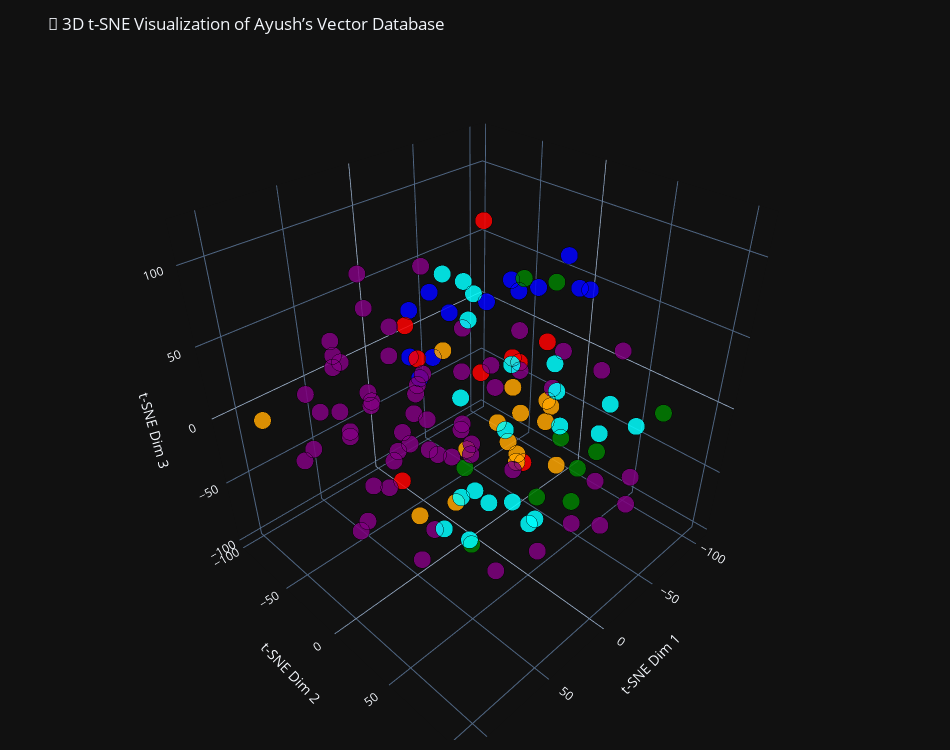

Write notebook code for a chart like this one.
### Code cell
from sklearn.manifold import TSNE
import plotly.graph_objects as go
import numpy as np

# --- SAFETY FIX: perplexity must be < num_samples ---
perplexity = min(30, len(vectors) - 1)

# --- 3D TSNE ---
tsne = TSNE(
    n_components=3,
    random_state=42,
    perplexity=perplexity,
    init="pca",
    learning_rate="auto"
)

reduced_vectors = tsne.fit_transform(vectors)

# --- Hover text with type + preview ---
hover_texts = [
    f"<b>Type:</b> {t}<br><b>Source:</b> {m.get('source','')}<br><br>{d[:150]}..."
    for t, m, d in zip(doc_types, metadatas, documents)
]

# --- 3D Scatter Plot ---
fig = go.Figure(data=[
    go.Scatter3d(
        x=reduced_vectors[:, 0],
        y=reduced_vectors[:, 1],
        z=reduced_vectors[:, 2],
        mode='markers',
        marker=dict(
            size=6,
            color=colors,
            opacity=0.85,
            line=dict(width=0.5, color="black")
        ),
        text=hover_texts,
        hoverinfo='text'
    )
])

fig.update_layout(
    title="🌌 3D t-SNE Visualization of Ayush’s Vector Database",
    scene=dict(
        xaxis_title="t-SNE Dim 1",
        yaxis_title="t-SNE Dim 2",
        zaxis_title="t-SNE Dim 3",
    ),
    width=950,
    height=750,
    template="plotly_dark",
    margin=dict(l=10, r=10, t=60, b=10)
)

fig.show()
